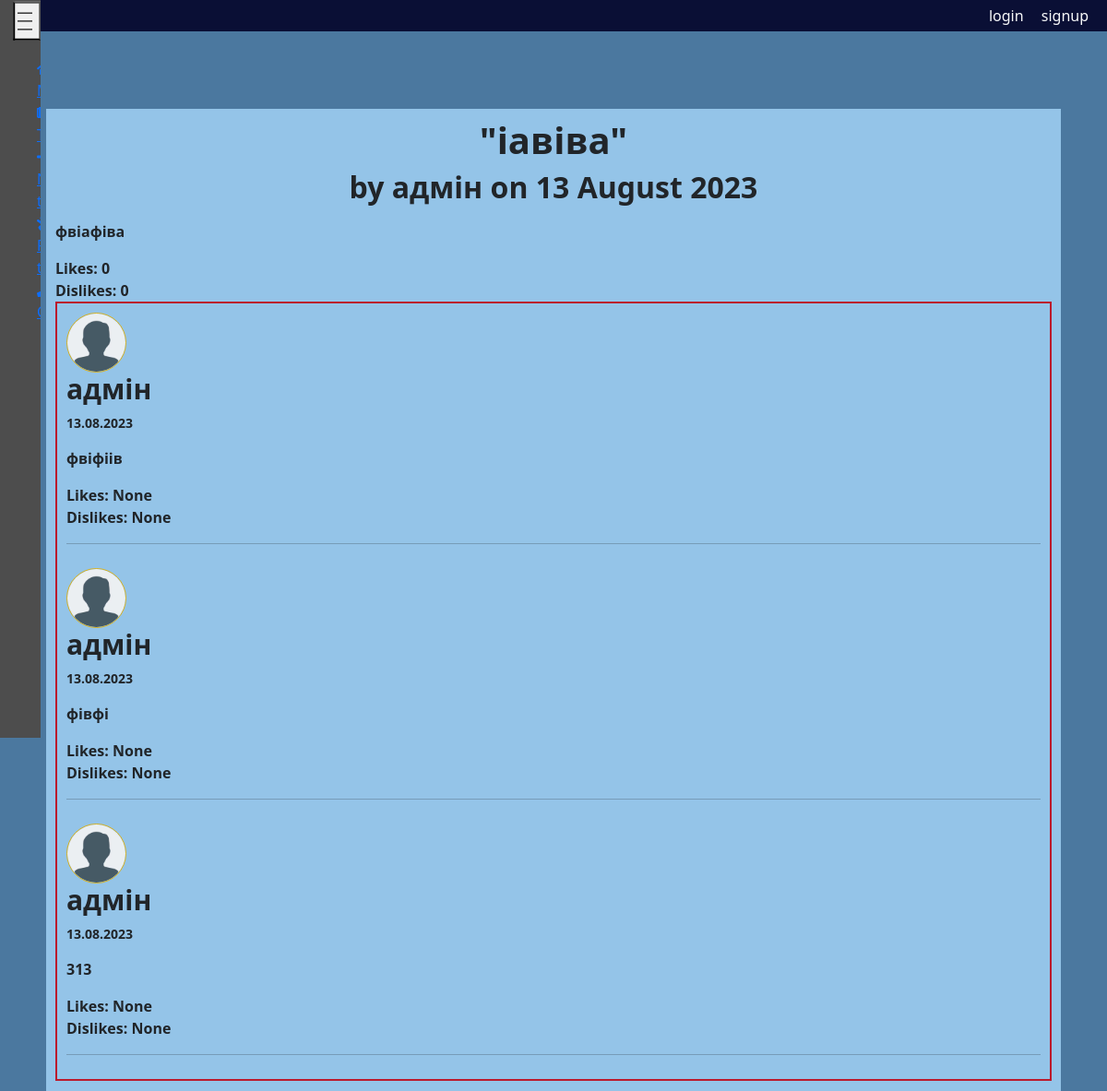
The page /threads/12/ on the database its author committed.
### threads/models.py (models this page shows, shortened)
class Thread(models.Model):
    author = models.ForeignKey(CustomUser, on_delete=models.CASCADE)
    title = models.CharField('Title', max_length=250)
    time_create = models.DateTimeField('Time of publication',auto_now_add=True)
    time_update = models.DateTimeField('Time of update',auto_now=True)
    full_text = models.TextField('Full text')
    ratings = models.ManyToManyField(Rating, blank=True)
    class Meta:
        ordering = ['time_create', 'title']

class Comment(models.Model):
    author = models.ForeignKey(CustomUser, on_delete=models.CASCADE)
    thread = models.ForeignKey(Thread, on_delete=models.CASCADE, related_name='comments')
    text = models.TextField('Comment')
    time_create = models.DateTimeField('Created_at', auto_now_add=True)
    parent_comment = models.ForeignKey('self', on_delete=models.CASCADE, null=True, blank=True, related_name='replies')
    ratings = models.ManyToManyField(Rating, blank=True)
    class Meta:
        ordering = ['-time_create']

### users/models.py (models this page shows)
class CustomUser(AbstractUser):
    GENDER_CHOICES = (
        ('M', 'Male'),
        ('F', 'Female'),
        ('O', 'Other'),
    )
    gender = models.CharField(max_length=1, choices=GENDER_CHOICES)
    date_of_birth = models.DateField(null=True, blank=True)
    registration_date = models.DateField(auto_now_add=True)
    avatar = models.ImageField(upload_to='avatars/', blank=True, null=True)
    additional_info = models.TextField(blank=True)
    def __str__(self):
        return self.username
    objects = CustomUserManager()

### threads/views.py (the view, shortened to what this page needs)
# urls.py: path('<int:thId>/', views.SingleThread.as_view(), name='thread'),
class SingleThread(DetailView):
    model = Thread
    template_name = 'threads/thread.html'
    context_object_name = 'thread'
    pk_url_kwarg = 'thId'
    def get_queryset(self):
        return Thread.objects.order_by().prefetch_related('ratings', 'comments__ratings', 'comments__author').select_related('author')
    def get_context_data(self, **kwargs):
        context = super().get_context_data(**kwargs)
        context['form'] = AddNewComment()
        context['likes'] = Rating.objects.filter(
            liked_object_id=self.object.pk,
            liked_object_type='Thread',
            like_type='like',
        ).count()
        context['dislikes'] = Rating.objects.filter(
            liked_object_id=self.object.pk,
            liked_object_type='Thread',
            like_type='dislike',
        ).count()
        comment_ratings = Rating.objects.filter(
            liked_object_type='Comment',
            like_type='like',
            liked_object_id__in=self.object.comments.all(),
        ).values('liked_object_id').annotate(like_count=Count('liked_object_id'))
        context['comment_likes'] = {rating['liked_object_id']: rating['like_count'] for rating in comment_ratings}
        comment_dislikes = Rating.objects.filter(
            liked_object_type='Comment',
            like_type='dislike',
            liked_object_id__in=self.object.comments.all(),
        ).values('liked_object_id').annotate(dislike_count=Count('liked_object_id'))
        context['comment_dislikes'] = {rating['liked_object_id']: rating['dislike_count'] for rating in comment_dislikes}
        return context

### threads/templatetags/custom_filters.py (called while the page is built)
@register.filter
def get_item(dictionary, key):
    return dictionary.get(key)

### threads/templates/threads/thread.html (shortened to what this page needs)
{% extends 'main/layout.html' %}
{% block content%}
    <div class="thread">
        <h1>"{{thread.title}}"</h1>
        <h2>by {{thread.author}} on {{thread.time_create|date:"d F Y"}}</h2>
        <p id="full_text">{{thread.full_text|linebreaks}}</p>
        Likes: {{ likes }} <br>
        Dislikes: {{ dislikes }}
        <br>
        <div class="comments">
            {% include 'threads/comments.html' %}
        </div>
    </div>
{% endblock%}

### threads/templates/threads/comments.html (shortened to what this page needs)
{% load custom_filters %}
{% load static%}
{% if thread.comments.exists %}
    {% for comment in thread.comments.all %}
    <div class="comment">
        {% if comment.author.avatar %}
            <img src="{{ comment.author.avatar.url }}" class="avatar2">
        {% else %}
            <img src="{% static 'main/img/user.png' %}" class="avatar2">
        {% endif %}
        <h5>{{ comment.author }}</h5>
        <p class="small" id="time">{{ comment.time_create|date:"j.m.Y" }}</p>
        <p id="comment_text">{{ comment.text }}</p>
        Likes: {{ comment_likes|get_item:comment.pk }} <br>
        Dislikes: {{ comment_dislikes|get_item:comment.pk }} <br>
        <hr>
    </div>
    {% endfor %}
{% else %}
    <h3 id="NoComments">No comments</h3>
{% endif %}

### main/static/main/css/main.css (style rules this page uses)
.body { background-color: #4B789F; }
.comments { padding: 5px; margin-bottom: 5px; border: 2px solid #BB1A2C; }
.comment { padding: 5px; }
.avatar2 { width: 65px; height: 65px; border: 1px solid #DCB21B; border-radius: 50%; object-fit: cover; }
.comment h5 { font-weight: bold; font-size: 30px; }
.comment #time { font-weight: bold; }
.thread { padding: 10px; position: absolute; top: 10%; left: 50%; width: 1100px; transform: translate(-50%, 0%); word-wrap: break-word; background-color: #94C4E8; }
.thread #full_text { text-indent: 20px; }
.thread h1, .thread h2 { font-weight: bold; display: flex; justify-content: center; }

### rows shown on the page
Thread: title "іавіва", author "адмін", time_create "13 August 2023", full_text "фвіафіва"
Comment: author "адмін", time_create "13.08.2023", text "фвіфіів", id "None"
Comment: author "адмін", time_create "13.08.2023", text "фівфі", id "None"
Comment: author "адмін", time_create "13.08.2023", text "313", id "None"

### other values the page prints
{{ likes }} "0"
{{ dislikes }} "0"
